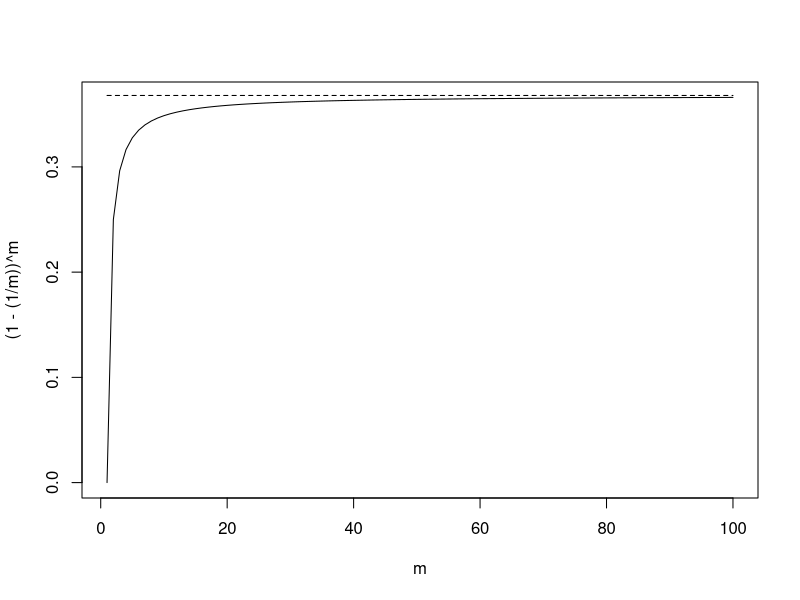
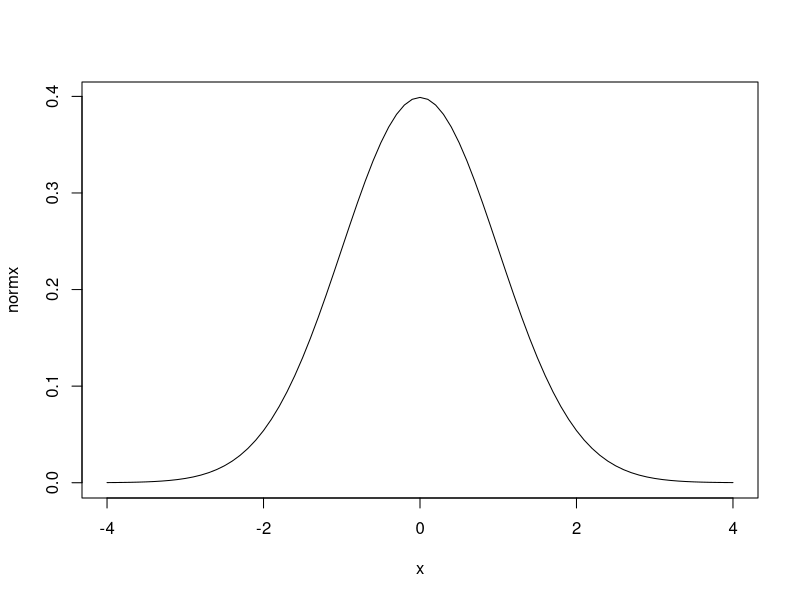
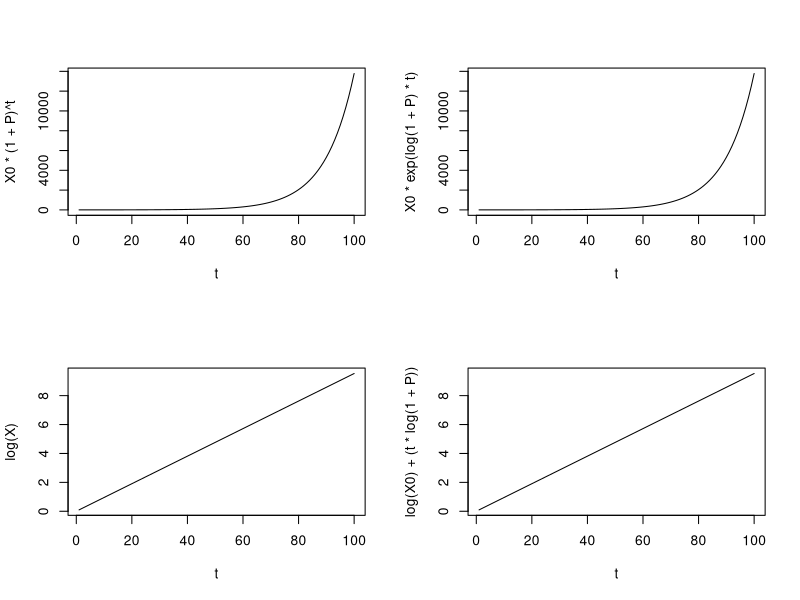
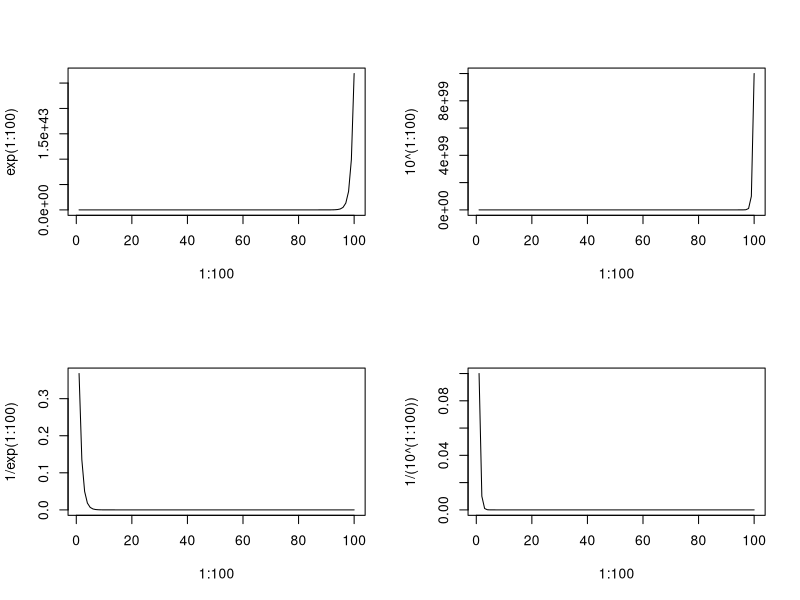
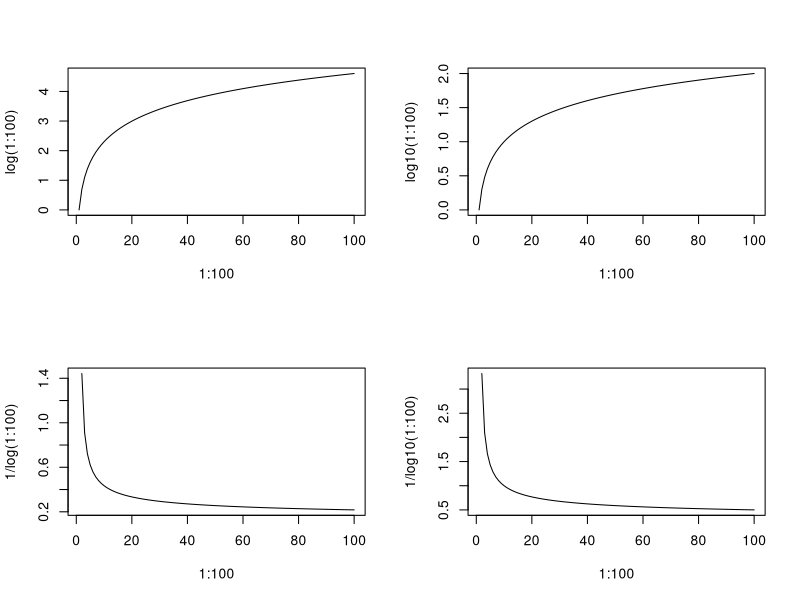

The R script that drew these images, in order:
################################################################
### exploring log-transformations
### Jonathan Whiteley		R v3.2.2 		2016-02-25
################################################################
### INITIALIZE
rm(list=ls())	# clear memory

### Why base e (natural logarithm / ln; log()) instead of base 10 (log; log10())?
## e = Euler's number (aka "Napier's Constant") = limit of (1 + 1/n)^n
## i.e., the limit ratio of 100% compound interest applied over n intervals.
## It comes from the study of compound interest: i.e., cumulative small *proportional changes*.
## https://en.wikipedia.org/wiki/E_(mathematical_constant)

n <- 10^(seq(0, 5, by=0.5))
(1 + (1/n))^n                          # 100% change divided over n intervals
exp(1)
print(exp(1), digits=7)

## Interest rate (prop. change) other than 1 **
P <- 0.1                               # 10% change
(1 + (P/n))^n
exp(P)                                 # e^P == limit (1 + (P/n))^n for large n

## Binomial distribution
## Playing a game n times with a probability of winning = 1/n
(1 - (1/n))^n                           # the probability of winning 0 times
1/exp(1)

m <- 1:100
plot(m, (1 - (1/m))^m, type="l")
lines(m, rep(1/exp(1), times=length(m)), lty=2)

## Standard Normal Distribution **
## probability density function
x <- seq(-4, 4, by=0.1)
normx <- ((1/sqrt(2 * pi)) * exp(-(1/2) * (x^2)))

plot(x, normx, type="l")


## Exponential Growth
t <- 1:100
X0 <- 1
X <- X0 * (1 + P)^t
k <- log(1 + P)

op <- par()
par(mfrow=c(2, 2))
plot(t, X0 * (1 + P)^t, type="l")
plot(t, X0 * exp(log(1 + P) * t), type="l")  # derived from differential equation of exponential growth.
plot(t, log(X), type="l")
plot(t, log(X0) + (t * log(1 + P)), type="l")
par(op)

## log-linear regression: 
##   log(X) = log(X0) + t * log(1 + P)
##   log(y) = log(y0) + x * log(1 + P)
##   if log(y) = B0 + B1 * x, then
##   B1 = log(1 + P), therefore
##   P = exp(B1) -1


### Proportional change: easily interpreting coefficients in linear regression models with a log-transformed resposne variable
## for *small values of x*, exp(x) is roughly equal to 1+x
## conversely, log(1+x) is roughly equal to x
p <- 0.01
exp(p)
(1+p)
log(1+p)                               # usually a little smaller
round(exp(p) - (1+p), 3)
exp(p) == (1+p)                        # but not exactly

## This relationship is not true for base-10 ***
10^p
(1+p)
log10(1+p)
round(10^(p) - (1+p), 3)

## the strict equality:
p == exp(log(1+p)) -1
p == round( exp(log(1+p)) -1, 16)       # yes, there are rounding errors in R,
p == round( exp(log(1+p)) -1, 17)       # but they are small ;)

## log() is preferred over log10(), because of the prevalence of base e in interest, and proportional changes in general.
## I guess that's why it's the default base in R.
## The base itself doesn't really matter to model-fitting, but it just makes certain interpretations and conversions of coefficients simpler.
## http://stats.stackexchange.com/questions/27682/what-is-the-reason-why-we-use-natural-logarithm-ln-rather-than-log-to-base-10

## Therefore, in a linear regression where response variables are log-transformed (or ln-transformed, more precisely), small coefficients can be interpreted as proportional changes in the response, for a 1-unit change in the explanatory variable.
## In a regression where both response and explanatory variables are log (ln) transformed, the coefficients can be interpreted as: exp(coef * log(1.01)) = the proportional change in response for a 1% change in the explanatory variable.

## www.kenbenoit.net/courses/ME104/logmodels2.pdf
## https://www.cscu.cornell.edu/news/statnews/stnews83.pdf

## Gelman & Hill (2007) point out that they prefer natural logs because of the ease of interpreting coefficients (pg. 60-61), but also point out that log10 makes the transformed *values* a little easier to interpret, but the coefficients less easily interpreted. So, it's a bit of a trade-off.



op <- par()
par(mfrow=c(2, 2))
plot(1:100, exp(1:100), type="l")
plot(1:100, 10^(1:100), type="l")
plot(1:100, 1/exp(1:100), type="l")
plot(1:100, 1/(10^(1:100)), type="l")
plot(1:100, log(1:100), type="l")
plot(1:100, log10(1:100), type="l")
plot(1:100, 1/log(1:100), type="l")
plot(1:100, 1/log10(1:100), type="l")
par(op)


y <- rlnorm(100, mean=0, sd=1)
## Arithmetic mean: Expected value in linear regression
mean(y)
sum(y)/length(y)
## Geometric mean: the Expected value in log-linear regression (log-transformed response) is mean(log(y)) == log(geomtric_mean(y))
prod(y)^(1 / length(y))
exp( mean(log(y)) )
## Harmonic mean: for a properly-weighted average of rates or ratios (price-earnings ratio, velocity over a trip)
1 / (mean(1/y))

## http://www.jerrydallal.com/lhsp/logs.htm
## "Mathematicians like natural logs because they have properties that are not shared by other types of logarithms. For example, if you apply any logarithmic transformation to a set of data, the mean (average) of the logs is approximately equal to the log of the original mean, whatever type of logarithms you use. "
mean(log(y))
log(mean(y))                           # ~ 0
mean(log10(y))
log10(mean(y))                           # ~ 0
## "However, only for natural logs is the measure of spread called the standard deviation (SD) approximately equal to the coefficient of variation (the ratio of the SD to the mean) in the original scale."
sd(log(y))
sd(y) / mean(y)
sd(log10(y))
